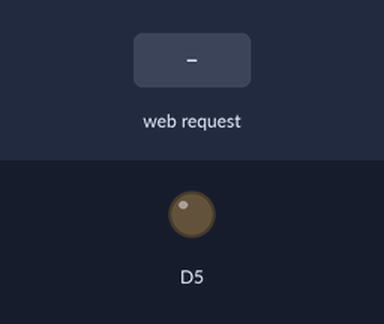
Recording of a sketch running on a simulated ESP8266 (NodeMCU). Parts: output pins drawn as LEDs (lit = HIGH). The inputs (shaded band) are chosen by the test bench. WiFi joins after 1.5 s; servers stay silent unless stated; what the sketch prints to the serial monitor is not drawn.

Above: at 2.7 s.
2.8 s: HTTP request GET /ON1 received
At 3.4 s:
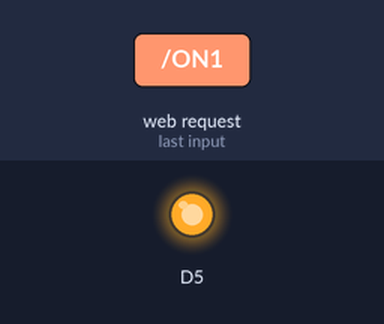
4.3 s: HTTP request GET /OFF1 received
At 5.7 s:
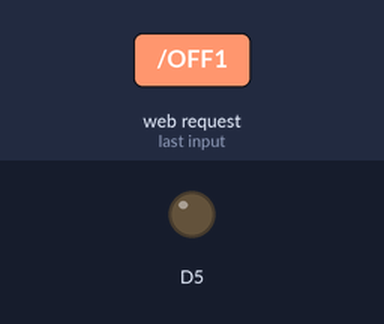
Timing chart, 0 to 7.3 s (numbered marks = the images above; inputs shaded):
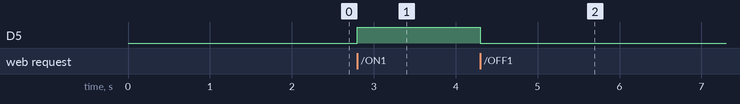

The sketch:

Lights_on_off_using_MIT_app.ino
```cpp
/*
  Lights On Off using MIT mobile app

 This example shows how to control light using Mobile App which Created by MIT app Inventor.

 connection
        interface relay  with node mcu
        * relay Din pin to node mcu digital pin D5

 created 28 Mar 2019
 modified 28 Mar 2019
 by Vettri vel Mahendran

 */
#include <ESP8266WiFi.h>
const char* ssid = "******";
const char* password = "******";

WiFiServer server(80);

void setup() {
  Serial.begin(115200); //Default Baud Rate for NodeMCU
  delay(10);


  pinMode(D5, OUTPUT);
  digitalWrite(D5, 0);

  // Connect to WiFi network
  Serial.println();
  Serial.println();
  Serial.print("Connecting to ");
  Serial.println(ssid);

  WiFi.begin(ssid, password);

  while (WiFi.status() != WL_CONNECTED) {
    delay(500);
    Serial.print(".");
  }
  Serial.println("");
  Serial.println("WiFi connected");

  // Start the server
  server.begin();
  Serial.println("Server started");

  // Print the IP address
  Serial.println(WiFi.localIP());
}

void loop() {
  // Check if a client has connected
  WiFiClient client = server.available();
  if (!client) {
    return;
  }

  // Wait until the client sends some data
  Serial.println("new client");
  while (!client.available()) {
    delay(1);
  }


  String req = client.readStringUntil('\r');
  Serial.println(req);
  client.flush();

  int val;
  if (req.indexOf("/OFF1") != -1)
    val = 0;
  else if (req.indexOf("/ON1") != -1)
    val = 1;
  else {
    Serial.println("invalid request");
    client.stop();
    return;
  }

  // Set GPIO2 according to the request
  digitalWrite(D5, val);

  client.flush();

  String s = "HTTP/1.1 200 OK\r\nContent-Type: text/html\r\n\r\n<!DOCTYPE HTML>\r\n<html>\r\nGPIO is now ";
  s += (val) ? "high" : "low";
  s += "</html>";
}
```

Measured:
- after the input at 2.8 s, D5: LOW → HIGH at once
- after the input at 4.3 s, D5: HIGH → LOW at once
